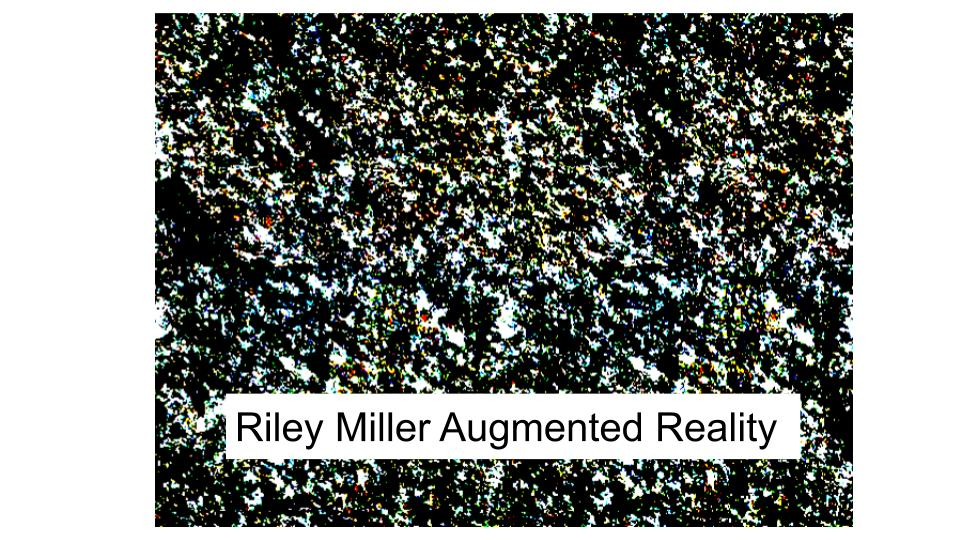
#> input picture contrast_marker.jpg, 960 x 540 px
$ python a1.py
#> lines starting #> are read from the running program, lines starting #| are printed output that depends on the picture
import cv2
import sys
import time
import numpy as np

CAMERA_NUMBER = 0  # 0 is the default camera
MIN_MATCHES_FOR_DETECTION = 10    # Minimum number of matches for detection; increase for fewer false detections

MARKER_HEIGHT = 8.125       # Size of physical marker target in inches
MARKER_WIDTH = 10.625

def main():
    # Read in an image, and convert it to grayscale.
    marker_image = cv2.imread("contrast_marker.jpg", cv2.IMREAD_GRAYSCALE)
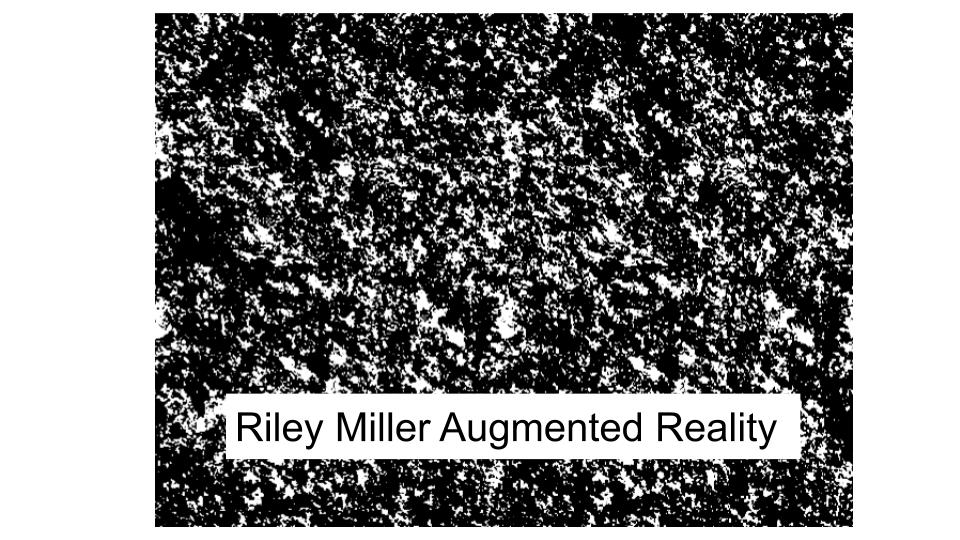
#> marker_image: shape (540, 960); min 0, max 255, mean 132.9
    if marker_image is None:
        print("Can't read marker image from file")
        sys.exit()
    # Optionally reduce the size of the marker image.
    h = int(0.5 * marker_image.shape[0])
#> h = 270
    w = int(0.5 * marker_image.shape[1])
#> w = 480
    marker_image = cv2.resize(src=marker_image, dsize=(w, h))
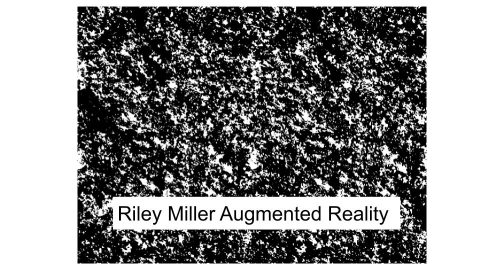
#> marker_image: shape (270, 480); min 0, max 255, mean 133

    # Initialize feature detector.
    detector = cv2.ORB_create(nfeatures=2500,  # default = 500
                              edgeThreshold=16)  # default = 31

    # Detect keypoints in marker image and compute descriptors.
    kp1, desc1 = detector.detectAndCompute(image=marker_image, mask=None)
#> kp1 = 2500 keypoints; strongest (x, y, size): (332, 210, 31), (122, 210, 31), (357, 217, 31), (248, 219, 31)

    # Initialize image capture from camera.
    video_capture = cv2.VideoCapture(CAMERA_NUMBER)  # Open video capture object
    is_ok, bgr_image_input = video_capture.read()  # Make sure we can read video
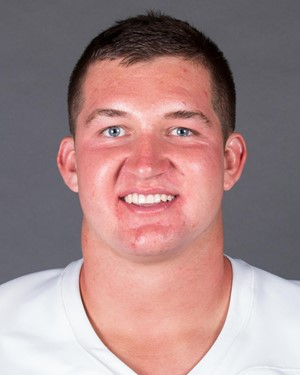
#> input picture roster.jpg, 300 x 375 px, given in place of the camera
#> bgr_image_input is the input picture: shape (375, 300, 3); mean B, G, R 135.3, 135.3, 164.7
    if not is_ok:
        print("Cannot read video source")
        sys.exit()

    # Define camera intrinsics (ideally should do a calibration prior to this).
    f = 0.8 * bgr_image_input.shape[1]  # Guess focal length in pixels
#> f = 240
    cx = bgr_image_input.shape[1] / 2  # Assume principal point is in center of image
#> cx = 150
    cy = bgr_image_input.shape[0] / 2
#> cy = 187.5
    dist_coeff = np.zeros(4)  # Assume no lens distortion
    K = np.float64([[f, 0, cx],
                    [0, f, cy],
                    [0, 0, 1.0]])

    while True:
        is_ok, bgr_image_input = video_capture.read()
        if not is_ok:
            break  # no camera, or reached end of video file

        # Set this to true if at any point in the processing we can't find the marker.
        unable_to_find_marker = False

        # Detect keypoints and compute descriptors for input image.
        image_input_gray = cv2.cvtColor(src=bgr_image_input, code=cv2.COLOR_BGR2GRAY)
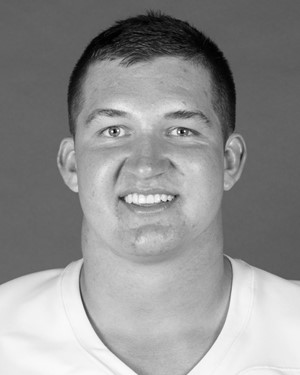
#> image_input_gray: shape (375, 300); min 1, max 254, mean 144.1
        kp2, desc2 = detector.detectAndCompute(image=image_input_gray, mask=None)
#> kp2 = 909 keypoints; strongest (x, y, size): (114, 131, 31), (181, 132, 31), (112, 131, 31), (109, 127, 37.2)
        if len(kp2) < MIN_MATCHES_FOR_DETECTION:  # Higher threshold - fewer false detections
            print("couldn't find the marker")
            unable_to_find_marker = True

        # Match descriptors to marker image.
        if not unable_to_find_marker:
            matcher = cv2.BFMatcher_create(normType=cv2.NORM_L2, crossCheck=False)
            matches = matcher.knnMatch(desc1, desc2, k=2)  # Find closest 2
#> matches = 2500 matches
            good_matches = []
            for m in matches:
                if m[0].distance < 0.8 * m[1].distance:  # Ratio test
                    good_matches.append(m[0])
#> after the loop, good_matches = 35 matches
            if len(good_matches) < MIN_MATCHES_FOR_DETECTION:  # Higher threshold - fewer false detections
                print("couldn't find the marker")
                unable_to_find_marker = True

        # Fit homography.
        if not unable_to_find_marker:
            src_pts = np.float32([kp1[m.queryIdx].pt for m in good_matches]).reshape(-1, 2)
#> src_pts = 35 pairs, first value 81.22 to 410.4, second value 34 to 249.6
            dst_pts = np.float32([kp2[m.trainIdx].pt for m in good_matches]).reshape(-1, 2)
#> dst_pts = 35 pairs, first value 59 to 239, second value 60.48 to 238.9

            Hmat, mask = cv2.findHomography(
                srcPoints=src_pts, dstPoints=dst_pts, method=cv2.RANSAC,
                ransacReprojThreshold=5.0,  # default is 3.0
                maxIters=2000  # default is 2000
            )
#> Hmat = [[0.387, -1.62, 177.2], [0.289, -1.24, 134.2], [0.00225, -0.0093, 1]]; mask = 35 values, max 1 at index 1, min 0 at index 0, mean 0.171
            num_inliers = sum(mask)  # mask[i] is 1 if point i is an inlier, else 0
#> num_inliers = [6]
            if num_inliers < MIN_MATCHES_FOR_DETECTION:
                print("couldn't find the marker")
                unable_to_find_marker = True

        # Draw marker border on the image.
        if not unable_to_find_marker:

            print('drawing border')
            # Project the marker border lines to the image using the computed homography.
            h, w = marker_image.shape
            marker_corners = np.float32([[0, 0], [0, h - 1], [w - 1, h - 1], [w - 1, 0]])
            warped_corners = cv2.perspectiveTransform(marker_corners.reshape(-1, 1, 2), Hmat)

            cv2.polylines(img=bgr_image_input, pts=[np.int32(warped_corners)], isClosed=True,
                          color=[0, 255, 0], thickness=4, lineType=cv2.LINE_AA)

        # Find pose.
        if not unable_to_find_marker:
            marker_3d = np.float32([[-MARKER_WIDTH / 2, -MARKER_HEIGHT / 2, 0],
                                    [-MARKER_WIDTH / 2, MARKER_HEIGHT / 2, 0],
                                    [MARKER_WIDTH / 2, MARKER_HEIGHT / 2, 0],
                                    [MARKER_WIDTH / 2, -MARKER_HEIGHT / 2, 0]])
            pose_ok, rvec, tvec = cv2.solvePnP(marker_3d, warped_corners, K, dist_coeff)
            if pose_ok:
                print('drawing pose')
                draw_coordinate_frame(bgr_image=bgr_image_input, K=K, rvec=rvec, tvec=tvec)

        # Show image and wait for xx msec (0 = wait till keypress).
        cv2.imshow("Input image", bgr_image_input)
        key_pressed = cv2.waitKey(1) & 0xFF
#> (key q is pressed here)
        if key_pressed == 27 or key_pressed == ord('q'):
            break  # Quit on ESC or q

    video_capture.release()
    cv2.destroyAllWindows()

def draw_coordinate_frame(bgr_image, K, rvec, tvec):
    s = 1.0         # length of coordinate frame axes
    Paxes = np.array([  # Each column is a unit vector coordinate axis
        [0, s, 0, 0],
        [0, 0, s, 0],
        [0, 0, 0, s]
    ])

    # Pose of object wrt camera.
    R_o_c,_ = cv2.Rodrigues(src=rvec)
    to_c = tvec

    P_c = np.matmul(R_o_c, Paxes) + np.reshape(to_c, (3, 1))
    p = np.matmul(K, P_c)
    p = (p / p[2, :]).astype(int)
    cv2.line(img=bgr_image, pt1=(p[0, 0], p[1, 0]), pt2=(p[0, 1], p[1, 1]), color=(0, 0, 255), thickness=5)
    cv2.line(img=bgr_image, pt1=(p[0, 0], p[1, 0]), pt2=(p[0, 2], p[1, 2]), color=(0, 255, 0), thickness=5)
    cv2.line(img=bgr_image, pt1=(p[0, 0], p[1, 0]), pt2=(p[0, 3], p[1, 3]), color=(255, 0, 0), thickness=5)
    cv2.line(img=bgr_image, pt1=(p[0, 1], p[1, 1]), pt2=(p[0, 3], p[1, 3]), color=(255, 165, 0), thickness=5)
    cv2.line(img=bgr_image, pt1=(p[0, 3], p[1, 3]), pt2=(p[0, 2], p[1, 2]), color=(0, 165, 255), thickness=5)
    cv2.line(img=bgr_image, pt1=(p[0, 2], p[1, 3]), pt2=(p[0, 0], p[1, 1]), color=(0, 165, 255), thickness=5)
    cv2.line(img=bgr_image, pt1=(p[0, 3], p[1, 3]), pt2=(p[0, 0], p[1, 1]), color=(0, 165, 255), thickness=5)

    # cv2.circle(img=bgr_image, center=(p[0,0], p[1,0]), radius=40, color=(0,255,0), thickness=4)


if __name__ == "__main__":
    main()
